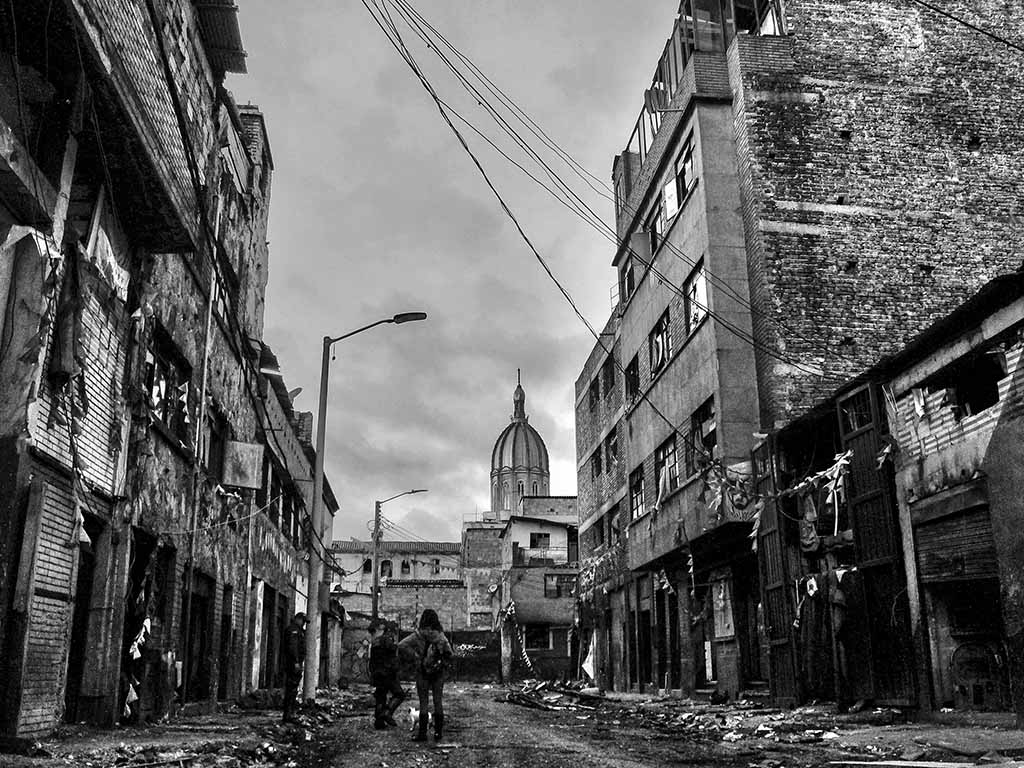
#> input picture imagenblanco.jpg, 1024 x 768 px
$ jupyter execute 'procesador optico.ipynb'
#> lines starting #> are read from the running program, lines starting #| are printed output that depends on the picture; after the words box and inside, x2 and y2 are one past the last pixel; in counts of white or black regions, pixels touching at a corner belong together
[cell 1]
import numpy as np
import matplotlib.pyplot as plt
import cv2 as cv

[cell 2]
imgname=input('file name')
#> the answer given: imagenblanco.jpg

[cell 3]
imgmuestra=cv.imread(imgname,0)
#> imgmuestra is the input picture: shape (768, 1024); min 0, max 255, mean 97.9
mask2=np.ones(np.shape(imgmuestra))
centrox=(np.shape(imgmuestra)[0]/2)
#> centrox = 384
centroy=(np.shape(imgmuestra)[1]/2)
#> centroy = 512
np.shape(imgmuestra)
plt.imshow(imgmuestra)

[cell 4]
mask3=cv.rectangle(mask2,(374-50, 512-50),(374+50, 512+50),10,-1)
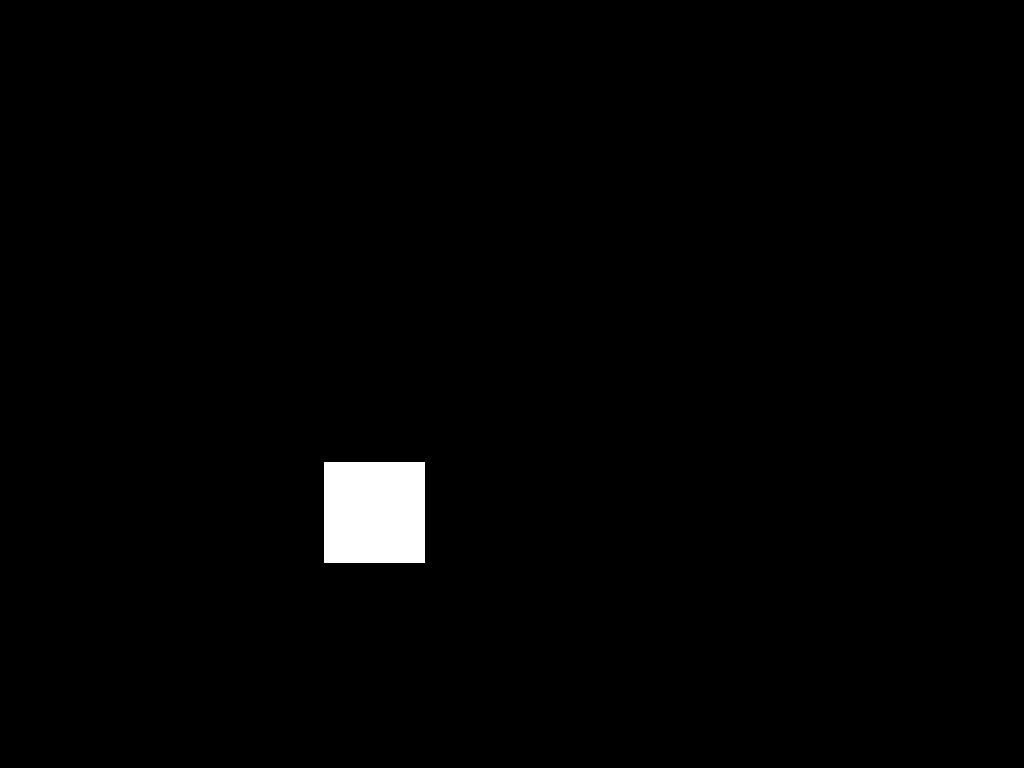
#> mask2: shape (768, 1024) float64; values 1 (black) and 10 (white), 1.3% white; 1 white region, box (x1, y1, x2, y2) and area: (324, 462, 425, 563) 10201

[cell 5]
def procesador_optico_4f(entryimage,mask):
    fourierimage1=np.fft.fftshift(np.fft.fftn(entryimage)) #propaga la trasmitancia de entrada atravez de la primera lente hasta el plano de fourier
    plt.imshow(np.log(np.abs(fourierimage1)))#imagen con visualizacion
    visfourier=(np.log(np.abs(fourierimage1)))
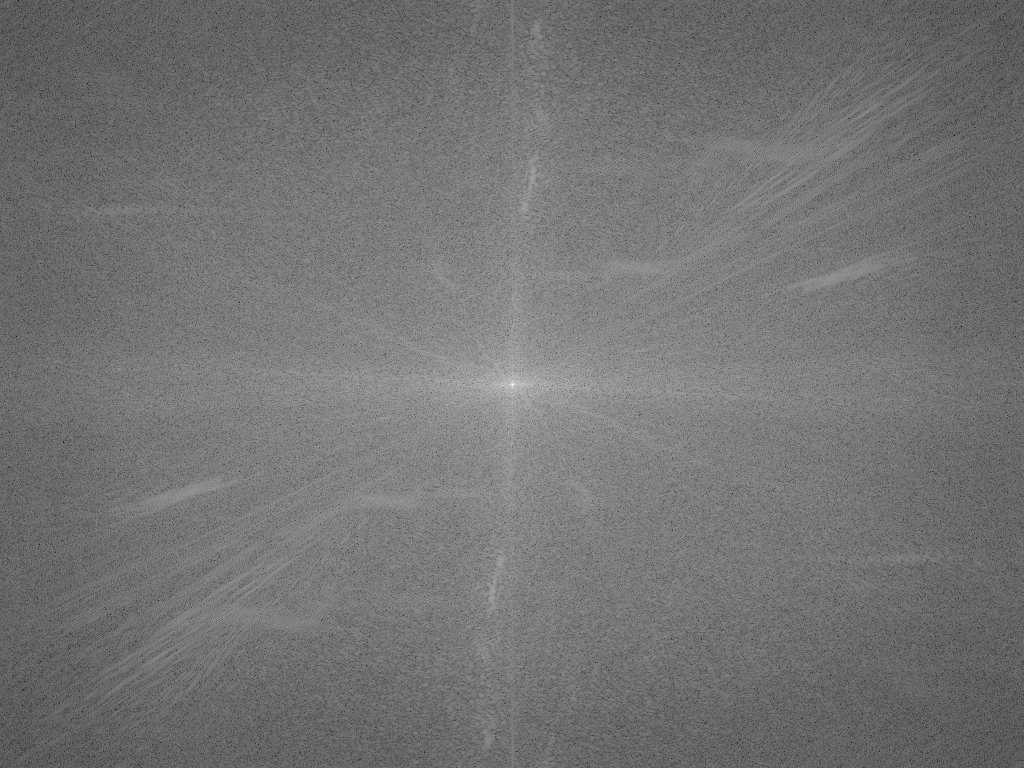
#> visfourier: shape (768, 1024) float64; min 2.27, max 18.16, mean 9.49; drawn with min black and max white
    plt.show()
    fourieriamge2=fourierimage1*mask  #multiplica el campo propagado con la funcion mascara en el plano de fourier
    plt.imshow(np.abs(visfourier*mask))
    plt.show()
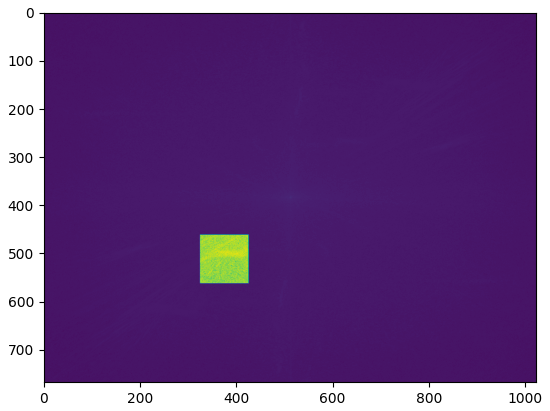
#> figure drawn by matplotlib, 1 panel
    finalimage=np.abs(np.fft.ifftn(fourieriamge2)) #repropaga la imagen atravez de la segunda lente y gira el plano para que la imagen quede de nuevo en la orientacion
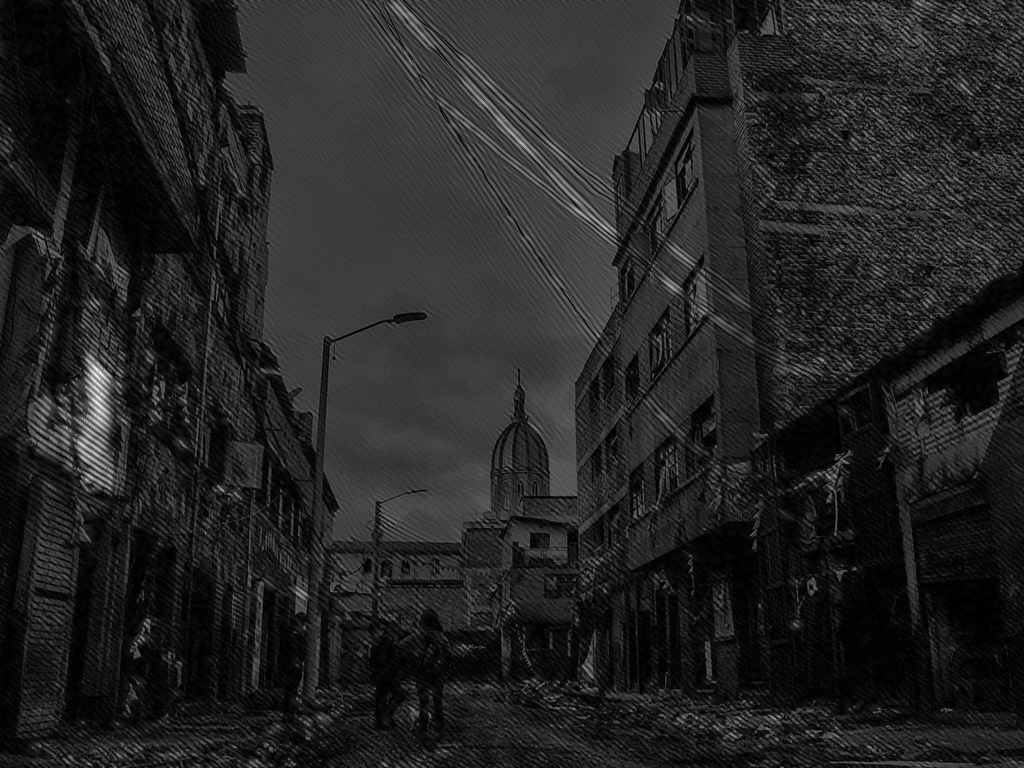
#> finalimage: shape (768, 1024) float64; min 0.102, max 752.7, mean 108.3; drawn with min black and max white
    #adecuanda
    plt.imshow(finalimage)

    cv.imwrite('imagen result.png', finalimage)# conserva la imagen su analogo puede ser una pelicula fotografica
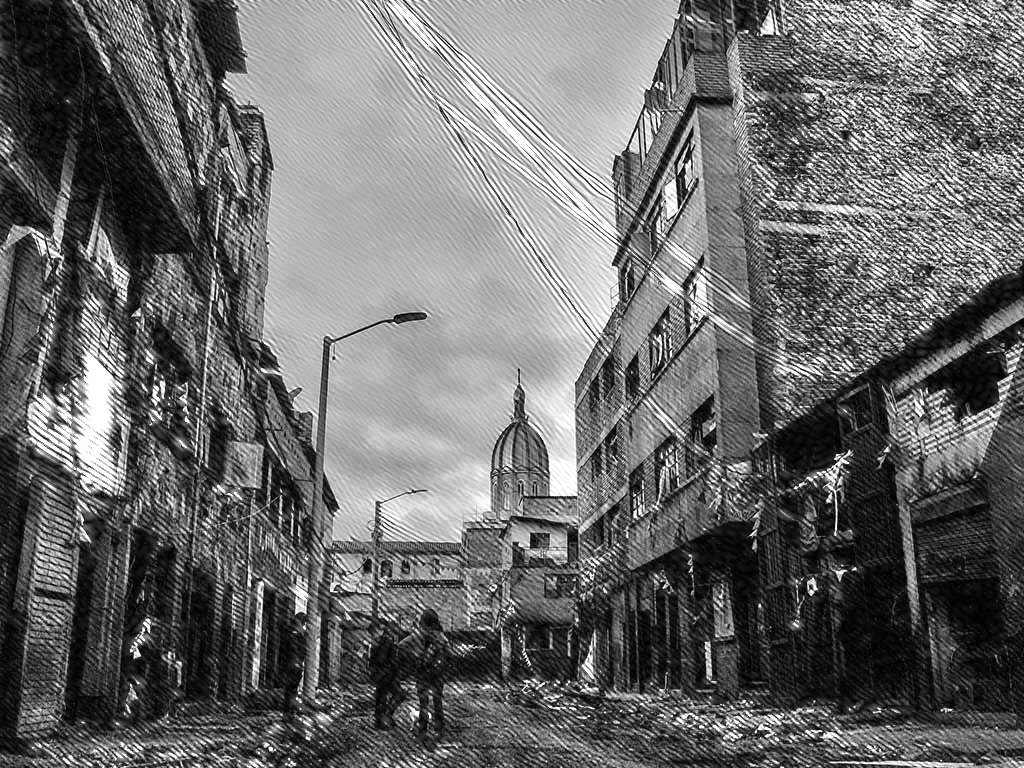
#> saved as imagen result.png: shape (768, 1024); min 0, max 255, mean 106.6
